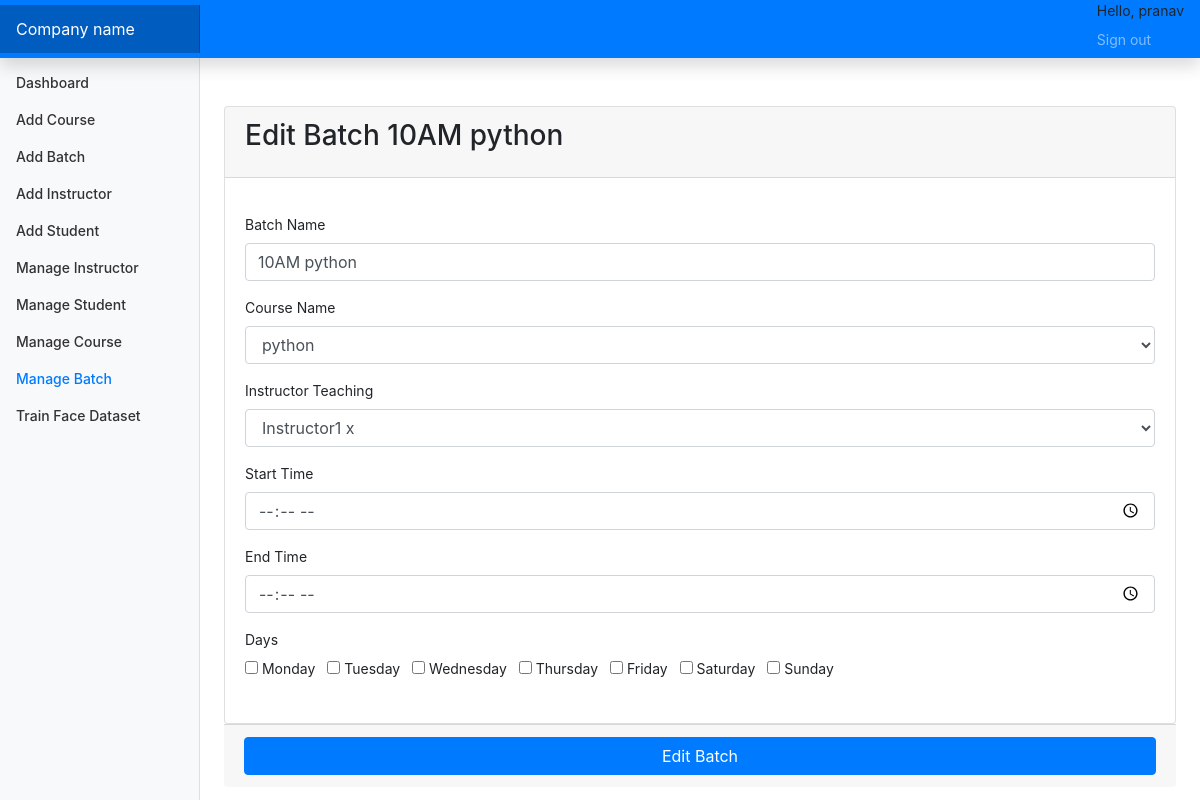
The page /edit_batch/1 (signed in) on the database its author committed.
### account/models.py (models this page shows, shortened)
class CustomUser(AbstractUser):
    user_type_data=((1,"Admin"),(2,"Instructor"),(3,"Students"))
    user_type=models.CharField(default=1,choices=user_type_data,max_length=10)

class Batch(models.Model):
    id=models.AutoField(primary_key=True)
    batch_name=models.CharField(max_length=255)
    course_id=models.ForeignKey(Course,on_delete=models.CASCADE,default=1)
    instructor_id=models.ForeignKey(Instructor,on_delete=models.CASCADE)
    start_time=models.TimeField(null=True,blank=True)
    end_time=models.TimeField(null=True,blank=True)
    days = models.CharField(max_length=100)
    objects=models.Manager()

class Course(models.Model):
    id=models.AutoField(primary_key=True)
    course_name=models.CharField(max_length=255)
    objects=models.Manager()

class Instructor(models.Model):
    id=models.AutoField(primary_key=True)
    name=models.CharField(max_length=255,null=True,blank=True)
    user=models.OneToOneField(CustomUser,on_delete=models.CASCADE)
    objects=models.Manager()

### account/adminviews.py (the view, shortened to what this page needs)
# urls.py: path('edit_batch/<str:bat_id>',adminviews.editBatch,name='editb'),
def editBatch(request,bat_id):
    cou=Course.objects.all()
    batch=Batch.objects.get(id=bat_id)
    ins=Instructor.objects.all()
    listofdays=batch.days
    return render(request,"HOD/edit_batch.html",{"batch":batch,"instructors":ins,"courses":cou,"listofdays":listofdays})

### account/restrictionMiddleware.py (called while the page is built, shortened)
    def process_view(self,request,view_func,view_args,view_kwargs):
        modulename=view_func.__module__
        user=request.user
        if user.is_authenticated:
            if user.user_type == "1":
                if modulename == "account.adminviews":
                    pass
                elif modulename == "account.views":
                    pass
                else:
                    return redirect('dashboard')
            else:
                return redirect('loginpage')
        else:
            if request.path == reverse("loginpage"):
                pass
            else:
                return HttpResponseRedirect(reverse("loginpage"))

### account/templates/HOD/edit_batch.html (shortened to what this page needs)
{% extends 'base.html'%}
{% block sidebarstuff %}
<li class="nav-item">
    <a class="nav-link" href="{% url 'dashboard' %}">
        Dashboard <span class="sr-only">(current)</span>
    </a>
</li>
<li class="nav-item">
    <a class="nav-link" href="{% url 'addCourses' %}">
        Add Course
    </a>
</li>
<li class="nav-item">
    <a class="nav-link" href="{% url 'addBatch' %}">
        Add Batch
    </a>
</li>
<li class="nav-item">
    <a class="nav-link" href="{% url 'addInstructor' %}">
        Add Instructor
    </a>
</li>
<li class="nav-item">
    <a class="nav-link" href="{% url 'addStudent' %}">
        Add Student
    </a>
</li>
<li class="nav-item">
    <a class="nav-link" href="{% url 'managei' %}">
        Manage Instructor
    </a>
</li>
<li class="nav-item">
    <a class="nav-link" href="{% url 'manages' %}">
        Manage Student
    </a>
</li>
<li class="nav-item">
    <a class="nav-link" href="{% url 'managec' %}">
        Manage Course
    </a>
</li>
<li class="nav-item">
    <a class="nav-link active" href="{% url 'manageb' %}">
        Manage Batch
    </a>
</li>
<li class="nav-item">
    <a class="nav-link" href="{% url 'train' %}">
        Train Face Dataset
    </a>
</li>
{% endblock sidebarstuff %}
{% block maincontent %}
<main role="main" class="col-md-9 ml-sm-auto col-lg-10 px-md-4">
    <div class="row">
        <div class="col-md-12 ">
            <div class="card card-primary mt-5">
                <div class="card-header">
                    <h3 class="card-title">Edit Batch {{batch.batch_name}}</h3>
                </div>
                <form role="form" action="" method="POST">
                    <div class="card-body">
                        <div class="form-group">
                            <label>Batch Name</label>
                            <input type="text" class="form-control" value="{{batch.batch_name}}" name="batch_name" required>
                        </div>
                        <div class="form-group">
                            <label>Course Name</label>
                            <select class="form-control" name="course_id">
                                {% for course in courses %}
                                <option value="{{ course.id }}" {% if course.id == batch.course_id.id %} selected {% endif %}> {{ course.course_name }}</option>
                                {% endfor %}
                            </select>
                        </div>
                        <div class="form-group">
                            <label>Instructor Teaching</label>
                            <select class="form-control" name="instructor_id">
                                {% for instructor in instructors %}
                                <option value="{{ instructor.id }}" {% if instructor.id == batch.instructor_id.id %} selected {% endif %}> {{ instructor.name }}</option>
                                {% endfor %}
                            </select>
                        </div>
                        <div class="form-group">
                            <label>Start Time</label>
                            <input type="time" class="form-control" value="{{batch.start_time}}" name="start_time" required>
                        </div>
                        <div class="form-group">
                            <label>End Time</label>
                            <input type="time" class="form-control" value="{{ batch.end_time }}" name="end_time" required>
                        </div>
                        <div class="form-group">
                            <label>Days</label><br/>
                            <label class="checkbox-inline"><input type="checkbox" name="day" value="Mon" {% if "Mon" in listofdays %} checked {% endif %}> Monday</label>
                            <label class="checkbox-inline ml-2"><input type="checkbox" name="day" value="Tue" {% if "Tue" in listofdays %} checked {% endif %}> Tuesday</label>
                            <label class="checkbox-inline ml-2"><input type="checkbox" name="day" value="Wed" {% if "Wed" in listofdays %} checked {% endif %}> Wednesday</label>
                            <label class="checkbox-inline ml-2"><input type="checkbox" name="day" value="Thu" {% if "Thu" in listofdays %} checked {% endif %}> Thursday</label>
                            <label class="checkbox-inline ml-2"><input type="checkbox" name="day" value="Fri" {% if "Fri" in listofdays %} checked {% endif %}> Friday</label>
                            <label class="checkbox-inline ml-2"><input type="checkbox" name="day" value="Sat" {% if "Sat" in listofdays %} checked {% endif %}> Saturday</label>
                            <label class="checkbox-inline ml-2"><input type="checkbox" name="day" value="Sun" {% if "Sun" in listofdays %} checked {% endif %}> Sunday</label>
                        </div>
                    </div>
                    </div>
                    <div class="card-footer">
                        <button type="submit" class="btn btn-primary btn-block">Edit Batch</button>
                    </div>
            </div>
        </div>
    </div>
{% endblock maincontent %}

### account/templates/base.html (shortened to what this page needs)
{% load static %}
<!doctype html>
<html lang="en">
<head>
    <link rel="stylesheet" href="{% static 'css/bootstrap.min.css' %}">
    <link rel="stylesheet" href="{% static 'css/base.css' %}">
</head>
<body>
    <nav class="navbar navbar-dark sticky-top bg-primary flex-md-nowrap p-0 shadow">
        <a class="navbar-brand col-md-3 col-lg-2 mr-0 px-3" href="#">Company name</a>
        <ul class="navbar-nav px-3">
            <li class="nav-item text-nowrap">
                <span>Hello, {{request.user}} </span>
            </li>
            <li class="nav-item text-nowrap">
                <a class="nav-link" href="{% url 'logout' %}">Sign out</a>
            </li>
        </ul>
    </nav>
    <div class="container-fluid">
        <div class="row">
            <nav id="sidebarMenu" class="col-md-3 col-lg-2 d-md-block bg-light sidebar collapse">
                <div class="sidebar-sticky pt-3">
                    <ul class="nav flex-column">
                        {% block sidebarstuff %}
                        {% endblock sidebarstuff %}
                    </ul>
                </div>
            </nav>
            {% block maincontent %}
            {% endblock maincontent %}
        </div>
</body>
</html>

### staticfiles/css/base.css (style rules this page uses)
body { font-size: .875rem; }
.sidebar { position: fixed; top: 0; bottom: 0; left: 0; z-index: 100; padding: 48px 0 0; box-shadow: inset -1px 0 0 rgba(0, 0, 0, .1); }
.sidebar-sticky { position: relative; top: 0; height: calc(100vh - 48px); padding-top: .5rem; overflow-x: hidden; overflow-y: auto; }
.sidebar .nav-link { font-weight: 500; color: #333; }
.sidebar .nav-link.active { color: #007bff; }
.navbar-brand { padding-top: .75rem; padding-bottom: .75rem; font-size: 1rem; background-color: rgba(0, 0, 0, .25); box-shadow: inset -1px 0 0 rgba(0, 0, 0, .25); }

### rows shown on the page
CustomUser: user "pranav"
Batch: batch_name "10AM python", course_id "python", instructor_id "Instructor1 x"
